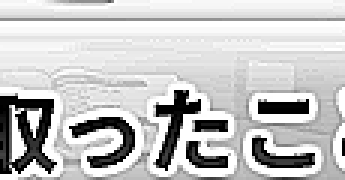
#> input picture debug_crops/crop_100_625_0.png, 115 x 60 px (shown 3 times larger); its folder holds only this picture in this run
$ python -i tensor_utils.py   (imports and definitions only)
#> lines starting #> are read from the running program, lines starting #| are printed output that depends on the picture
#> further down, picture is the input picture: shape (60, 115, 3); min 0, max 255, mean 197.6
import os
import threading

import cv2
import numpy as np

# Shared resources for zero-churn tensor conversion
# Pre-allocate once, reuse every frame — never allocate inside the hot path.
# NOTE: These globals rely on PaddleOCR's `_busy_lock` to serialize recognition
# calls. If we ever introduce true parallel Paddle passes, switch to per-call
# allocations (or guard the buffers with explicit synchronization).
DET_LIMIT_SIDE_LEN = int(os.getenv("DESKTOCR_DET_LIMIT_SIDE_LEN", "1024"))

DET_BUFFER = None
DET_BUFFER_SHAPE: tuple[int, int, int, int] | None = None
_det_buffer_lock = threading.Lock()
REC_BUFFER = np.zeros((1, 3, 48, 320), dtype=np.float32)

# Detection box padding (applied in detection-space BEFORE scaling to original coords)
PAD_LEFT = 20
PAD_RIGHT = 12
PAD_TOP = 12
PAD_BOTTOM = 12

MIN_BOX_AREA = 40 * 40

CLAHE_CLIP_LIMIT = 2.0
CLAHE_TILE_GRID_SIZE = (8, 8)
SHARPEN_KERNEL = np.array([[0, -1, 0], [-1, 5, -1], [0, -1, 0]], dtype=np.float32)


def trim_empty_vertical(image: np.ndarray) -> np.ndarray:
    if image is None or image.size == 0:
        return image
    # Web parity: trimEmptyVertical() removes only fully transparent rows.
    # Desktop frames are typically opaque BGR, so this is intentionally a no-op.
    if len(image.shape) < 3 or image.shape[2] < 4:
        return image

    alpha = image[:, :, 3]
    non_empty_rows = np.where(np.any(alpha != 0, axis=1))[0]
    if non_empty_rows.size == 0:
        return image

    top = int(non_empty_rows[0])
    bottom = int(non_empty_rows[-1]) + 1
    if bottom <= top:
        return image
    return image[top:bottom, :]


def pad_left(image: np.ndarray, px: int = 8) -> np.ndarray:
#> called with px = 8
    if image is None or image.size == 0 or px <= 0:
        return image
    h, w = image.shape[:2]
#> h = 60; w = 115
    if image.ndim == 2:
        out = np.zeros((h, w + px), dtype=image.dtype)
        out[:, px:] = image
    else:
        c = image.shape[2]
#> c = 3
        out = np.zeros((h, w + px, c), dtype=image.dtype)
        out[:, px:, :] = image
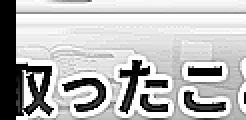
#> out: shape (60, 123, 3) (shown 2 times larger); min 0, max 255, mean 184.7
    return out


# [4 lines left out: function boost_contrast, not called in this run]


def _ensure_bgr(image: np.ndarray) -> np.ndarray:
    if image is None or image.size == 0:
        return image
    if image.ndim == 2:
        return cv2.cvtColor(image, cv2.COLOR_GRAY2BGR)
    if image.shape[2] == 4:
        return cv2.cvtColor(image, cv2.COLOR_BGRA2BGR)
    return image


def preprocess_paddle_slice(image: np.ndarray) -> np.ndarray:
    if image is None or image.size == 0:
        return image
    trimmed = trim_empty_vertical(image)
    work = _ensure_bgr(trimmed)
    work = pad_left(work, px=8)
    gray = cv2.cvtColor(work, cv2.COLOR_BGR2GRAY)
    clahe = cv2.createCLAHE(clipLimit=CLAHE_CLIP_LIMIT, tileGridSize=CLAHE_TILE_GRID_SIZE)
    enhanced = clahe.apply(gray)
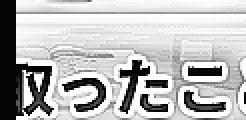
#> enhanced: shape (60, 123) (shown 2 times larger); min 3, max 255, mean 186.3
    restored = cv2.cvtColor(enhanced, cv2.COLOR_GRAY2BGR)
    if os.getenv("DESKTOCR_SHARPEN", "0") == "1":
        return cv2.filter2D(restored, -1, SHARPEN_KERNEL)
    return restored


# [153 lines left out: functions preprocess_natural_slice, _ensure_det_buffer, _round_to_multiple, _resize_with_limit, image_to_det_tensor, image_to_rec_tensor and 2 more, not called in this run]

>>> import cv2
>>> picture = cv2.imread('../debug_crops/crop_100_625_0.png')
>>> result = preprocess_paddle_slice(picture)

$ run again, on debug_crops/crop_105_648_0.png
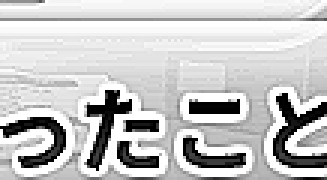
#> input picture debug_crops/crop_105_648_0.png, 109 x 60 px (shown 3 times larger)
#> picture is the input picture: shape (60, 109, 3); min 0, max 255, mean 197.7
#> in pad_left, `out[:, px:, :] = image`:
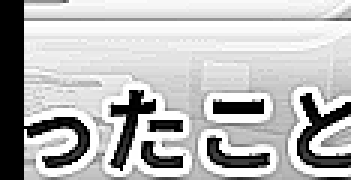
#> out: shape (60, 117, 3) (shown 3 times larger); min 0, max 255, mean 184.1
#> in preprocess_paddle_slice, `enhanced = clahe.apply(gray)`:
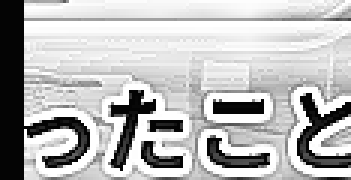
#> enhanced: shape (60, 117) (shown 3 times larger); min 3, max 255, mean 185.7

$ run again, on debug_crops/crop_110_660_0.png
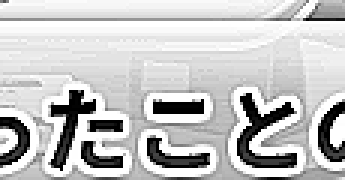
#> input picture debug_crops/crop_110_660_0.png, 115 x 60 px (shown 3 times larger)
#> picture is the input picture: shape (60, 115, 3); min 0, max 255, mean 196.3
#> in pad_left, `out[:, px:, :] = image`:
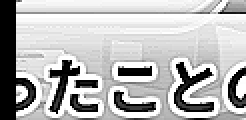
#> out: shape (60, 123, 3) (shown 2 times larger); min 0, max 255, mean 183.5
#> in preprocess_paddle_slice, `enhanced = clahe.apply(gray)`:
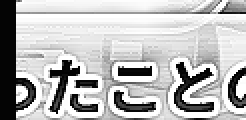
#> enhanced: shape (60, 123) (shown 2 times larger); min 3, max 255, mean 186

$ run again, on debug_crops/crop_114_668_0.png
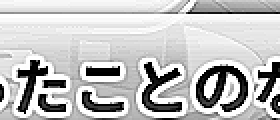
#> input picture debug_crops/crop_114_668_0.png, 140 x 60 px (shown 2 times larger)
#> picture is the input picture: shape (60, 140, 3); min 0, max 255, mean 193
#> in pad_left, `out[:, px:, :] = image`:
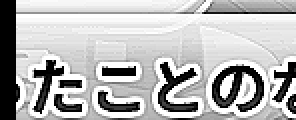
#> out: shape (60, 148, 3) (shown 2 times larger); min 0, max 255, mean 182.6
#> in preprocess_paddle_slice, `enhanced = clahe.apply(gray)`:
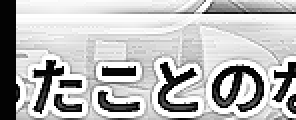
#> enhanced: shape (60, 148) (shown 2 times larger); min 3, max 255, mean 185.5
